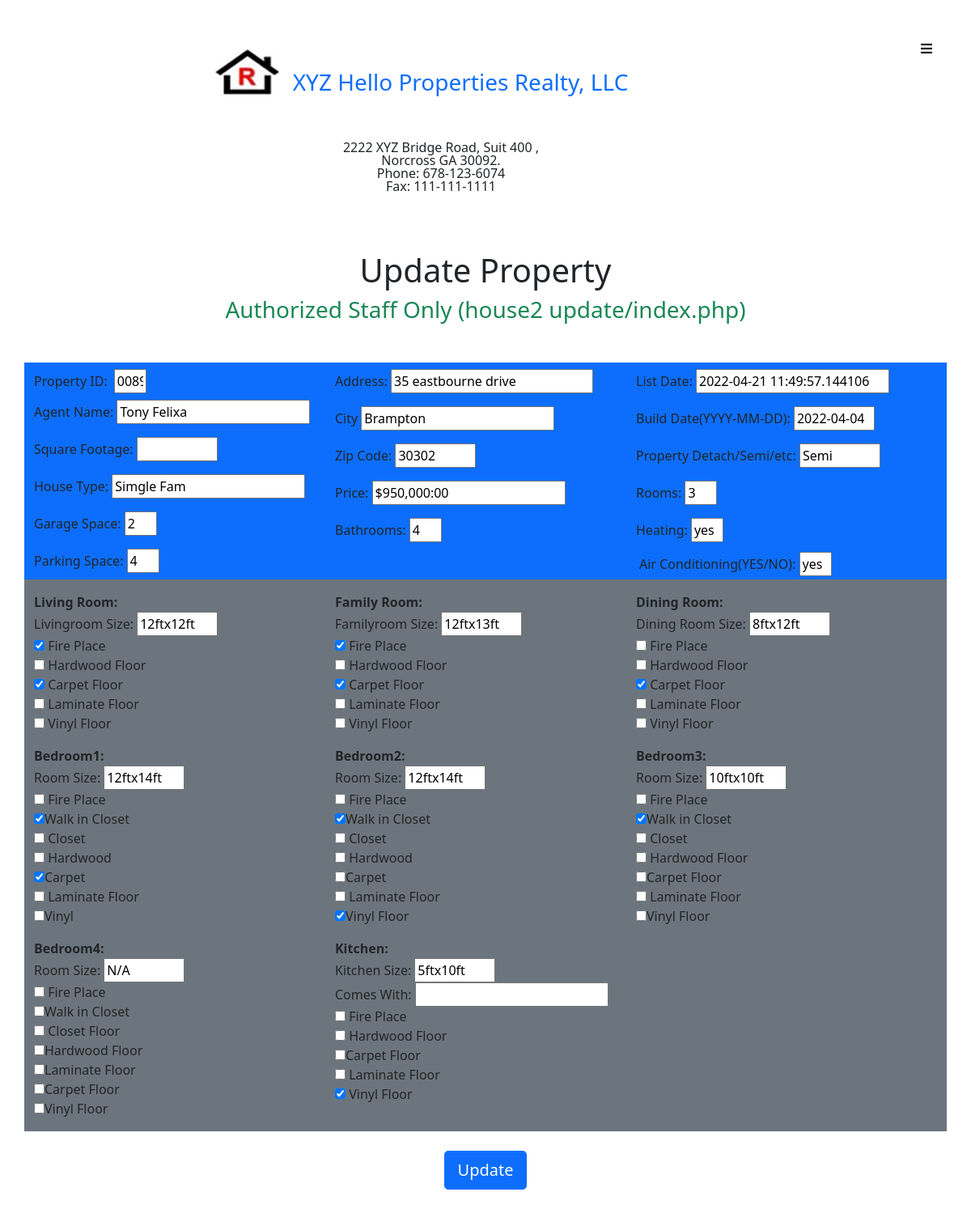
The app's page /update/index.php?uploadId=0089 with its own data.
### tables this page shows
CREATE TABLE `house2` (
  `propId` int(4) UNSIGNED ZEROFILL NOT NULL,
  `img_name` varchar(1000) DEFAULT NULL,
  `agent_name` varchar(100) NOT NULL,
  `propAddr` varchar(255) NOT NULL,
  `city` varchar(20) NOT NULL,
  `zipCode` varchar(10) NOT NULL,
  `price` varchar(16) NOT NULL,
  `listDate` datetime(6) NOT NULL DEFAULT current_timestamp(6),
  `builtDate` varchar(16) NOT NULL,
  `propCategory` varchar(20) NOT NULL,
  `propType` varchar(10) NOT NULL,
  `rooms` int(2) NOT NULL,
  `sqftAge` varchar(10) NOT NULL,
  `heating` varchar(10) NOT NULL,
  `aircon` varchar(3) NOT NULL,
  `bathroomQty` int(3) NOT NULL,
  `garagespace` int(2) NOT NULL,
  `parkingspace` int(2) NOT NULL,
  `famRm` varchar(50) DEFAULT NULL,
  `livRm` varchar(50) DEFAULT NULL,
  `dinRm` varchar(50) DEFAULT NULL,
  `dbRm1` varchar(50) DEFAULT NULL,
  `dbRm2` varchar(50) DEFAULT NULL,
  `dbRm3` varchar(50) DEFAULT NULL,
  `dbRm4` varchar(50) DEFAULT NULL,
  `kitRm` varchar(50) DEFAULT NULL
);

### update/updateApp.php (called while the page is built, shortened)
<?php
$id = $_GET['uploadId'];
$sql = "select * from house2 where propId=$id";
$stmt = $conn->prepare($sql);
$stmt->execute();
$oneRow = $stmt->fetch(PDO::FETCH_OBJ);
$kitchenData = $oneRow->kitRm;
$livData = $oneRow->livRm;
$famData = $oneRow->famRm;
$dinData = $oneRow->dinRm;
$bd_rm1Data = $oneRow->dbRm1;
$bd_rm2Data = $oneRow->dbRm2;
$bd_rm3Data = $oneRow->dbRm3;
$bd_rm4Data = $oneRow->dbRm4;
$kit_rm = explode(', ', $kitchenData);
$liv_rm = explode(', ', $livData);
$fam_rm = explode(', ', $famData);
$din_rm = explode(', ', $dinData);
$bd_rm1 = explode(', ', $bd_rm1Data);
$bd_rm2 = explode(', ', $bd_rm2Data);
$bd_rm3 = explode(', ', $bd_rm3Data);
$bd_rm4 = explode(', ', $bd_rm4Data);
?>

### update/index.php (the view, shortened to what this page needs)
<?php
include_once '../db.conn.php';
include_once '../include/header.php';
include './updateApp.php';
?>
<div class="title-div text-center my-5">
  <h1>Update Property</h1>
  <h3 class="text-success">Authorized Staff Only (house2 update/index.php)</h3>
  </div>
  <form  action="" method="POST">
  <div class="page1-wrapper d-flex flew-row">
  <section id="property-details" class="container flex-wrap d-flex bg-primary w-100">
   <div class= " col-sm-4 d-flex flex-column" >
   <label class="my-1 mt-2" for="prop-id">Property ID:
          <input class="mx-1 num"  value="<?= $id ?>" type="text" id="prop-id" name="prop_id"></label>
   <label class="mb-1" for="agent_name">Agent Name:
   <input class="my-1 clas-md"  value="<?= $oneRow->agent_name; ?>" id="name" type="text" name="agent_name"></label>
   <label class="my-1" for="Sqft">Square Footage:
    <input class="my-1 room-size" value="<?= $oneRow->sqftAge; ?>" type="text" id="sqft" name="sqft"></label>
    <label class="my-1" for="">House Type:
    <input class="my-1"  value="<?= $oneRow->propType; ?>" type="text" id="house_type" name="house_type"></label>
    <label class="my-1" for="garagespace">Garage Space:
    <input class="my-1 num" value="<?= $oneRow->garagespace; ?>" class="sm-input box1" type="text" id="garagespace" name="garagespace" ></label>
    <label class="my-1" for="parkingspace">Parking Space:
    <input class="my-1 num" value="<?= $oneRow->parkingspace; ?>" class="sm-input box1" type="text" id="parkingspace" name="parkingspace" ></label>
    </div>
   <div class="col-sm-4 d-flex flex-column">
   <label class="my-1" for="address">Address:
   <input  class="my-1 big-w"  value="<?= $oneRow->propAddr; ?>" id="propAddr" type="text" name="propAddr"></label>
   <label class="my-1" for="city">City
   <input  class="my-1" value="<?= $oneRow->city; ?>" id="city" type="text" name="city"></label>
    <label class="my-1 col-xs-2" for="zipcode">Zip Code:
    <input class="my-1 room-size"  value="<?= $oneRow->zipCode; ?>" type="text" pattern="\d{5}(?:-\d{4})?|[a-zA-Z]\d[a-zA-Z] ?\d[a-zA-Z]\d" id="zipcode"
            name="zipcode" /></label>
    <label class="my-1" for="price">Price:
    <input class="my-1" value="<?= $oneRow->price; ?>" type="text" id="price" name="price"> </label>
    <label class="my-1" for="bathroom-qty">Bathrooms:
    <input class="my-1 num"
    value="<?= $oneRow->bathroomQty; ?>" class="sm-input box1" type="text" id="bathroom-qty" name="bathroom_qty"></label>
    </div>
    <div class="col-sm-4 d-flex flex-column">
    <label class="my-1" for="listtime">List Date:
    <input class="my-1" value="<?= $oneRow->listDate; ?>"  id="listtime" name="listtime" value="" ></label>
    <label class="my-1" for="builddate">Build Date(YYYY-MM-DD):
    <input class="my-1 room-size" value="<?= $oneRow->builtDate; ?>" id="bulddate" name="builddate" ></label>
    <label class="my-1" for="propertytype">Property Detach/Semi/etc:
    <input class="my-1 room-size"  value="<?= $oneRow->propCategory; ?>" type="text" id="propertytype" name="propertytype"></label>
    <label class="my-1" for="rooms">Rooms:
    <input class="my-1 num" value="<?= $oneRow->rooms; ?>" type="text" id="rooms" name="rooms"></label>
    <label class="my-1" class="label-bold box1" for="heating">Heating:
    <input class="my-1 num" value="<?= $oneRow->heating; ?>" type="text" id="heating" name="heating"></label>
    <label class="mx-1" class="label-bold" for="aircon"> Air Conditioning(YES/NO):
    <input class="my-1 num" value="<?= $oneRow->aircon; ?>" type="text" id="aircon" name="aircon"></label>
    </div>
    </div>
<section class="bedrooms container bg-secondary py-3">
  <div class="d-flex flew-row flex-wrap">
<div class="livingroom rooms d-flex flex-column col-4 form-switch-lg" id="liv_rm">
              <label class="fw-bold"> Living Room:</label>
              <label for="livingsize">Livingroom Size:
              <input class="room-size" type="text" id="livingsize" name="liv_rm[0]" value="<?php echo $liv_rm[0]; ?>"> </label>
              <label for="fireplace-lrm"> <input value="fire Place" <?php if(in_array("fire Place",$liv_rm)) echo "checked";?> type="checkbox" id="fireplace_lrm" name="liv_rm[]" value="Fire Place">
               Fire Place</label>
               <label for="hardwood-lrm"><input type="checkbox" id="hardwood-lrm" name="liv_rm[]" value="Hardwood" <?php if(in_array("Hardwood",$liv_rm)) echo "checked";?>>
              Hardwood Floor</label>
              <label for="carpet-lrm"><input type="checkbox" id="carpet-lrm" name="liv_rm[]" value="Carpet" <?php if(in_array("Carpet",$liv_rm)) echo "checked";?>>
             Carpet Floor</label>
             <label for="laminate-lrm"><input type="checkbox" id="laminate-lrm" name="liv_rm[]" value="Laminate" <?php if(in_array("Laminate",$liv_rm)) echo "checked";?>>
             Laminate Floor</label>
             <label for="vinyl-lrm"><input type="checkbox" id="vinyl-lrm" name="liv_rm[]" value="Vinyl" <?php if(in_array("Vinyl",$liv_rm)) echo "checked";?>>
             Vinyl Floor</label>
            </div>
<div class="familyroom rooms d-flex flex-column col-4" id="fam-rm">
            <label class="fw-bold">Family Room:</label>
            <label for="familysize">Familyroom Size:
            <input class="room-size" type="text" id="familysize" name="fam_rm[0]" value="<?php echo $fam_rm[0]; ?>"></label>
            <label for="fireplace-lrm"><input value="fire Place"  <?php if(in_array("fire Place",$fam_rm)) echo "checked";?> type="checkbox" id="fireplace_lrm" name="fam_rm[]" value="Fire Place">
              Fire Place</label>
              <label for="hardwood-lrm"><input type="checkbox" id="hardwood-lrm" name="fam_rm[]" value="Hardwood" <?php if(in_array("Hardwood",$fam_rm)) echo "checked";?>>
              Hardwood Floor</label>
              <label for="carpet-lrm"><input type="checkbox" id="carpet-lrm" name="fam_rm[]" value="Carpet" <?php if(in_array("Carpet",$fam_rm)) echo "checked";?>>
               Carpet Floor</label>
              <label for="laminate-lrm"><input type="checkbox" id="laminate-lrm" name="fam_rm[]" value="Laminate" <?php if(in_array("Laminate",$fam_rm)) echo "checked";?>>
              Laminate Floor</label>
              <label for="vinyl-lrm"><input type="checkbox" name="fam_rm[]" value="Vinyl" <?php if(in_array("Vinyl",$fam_rm)) echo "checked";?>>
              Vinyl Floor</label>
          </div>
<div class="diningroom rooms d-flex flex-column col-4" id="din-rm">
            <label class="fw-bold">Dining Room: </label>
            <label for="diningsize">Dining Room Size:
            <input class="room-size" type="text" name="din_rm[0]" value="<?php echo $din_rm[0]; ?>" ></label>
            <label for="fireplace-lrm"><input value="fire Place"  <?php if(in_array("fire Place",$din_rm)) echo "checked";?> type="checkbox" name="din_rm[]" value="Fire Place">
              Fire Place</label>
              <label for="hardwood-lrm"><input type="checkbox" name="din_rm[]" value="Hardwood" <?php if(in_array("Hardwood",$din_rm)) echo "checked";?>>
             Hardwood Floor</label>
             <label for="carpet-lrm"><input type="checkbox"  name="din_rm[]" value="Carpet" <?php if(in_array("Carpet",$din_rm)) echo "checked";?>>
              Carpet Floor</label>
              <label for="laminate-lrm"><input type="checkbox" name="din_rm[]" value="Laminate" <?php if(in_array("Laminate",$din_rm)) echo "checked";?>>
              Laminate Floor</label>
              <label for="vinyl-lrm"><input type="checkbox" name="din_rm[]" value="Vinyl" <?php if(in_array("Vinyl",$din_rm)) echo "checked";?>>
              Vinyl Floor</label>
            </div>
    <div class="bedrm1 d-flex flex-column col-4 mt-3">
   <label class="fw-bold">Bedroom1:</label>
   <label for="roomsize-rm1">Room Size:
    <input class="room-size" type="text" id="roomsize-rm1" name="bd_rm1[0]" value="<?php echo $bd_rm1[0]; ?>"> </label>
    <label for=""><input type="checkbox" name="bd_rm1[]" value="fire Place"  <?php if(in_array("fire Place",$bd_rm1)) echo "checked";?> > Fire Place</label>
    <label for=""><input type="checkbox" name="bd_rm1[]" value="Walk in Closet" <?php if(in_array("Walk in Closet",$bd_rm1)) echo "checked";?>>Walk in Closet</label>
    <label for=""><input type="checkbox" name= "bd_rm1[]" value="Closet" <?php if(in_array("Closet",$bd_rm1)) echo "checked";?>> Closet</label>
    <label for=""><input  type="checkbox" name="bd_rm1[]" value="Hardwood" <?php if(in_array("Hardwood",$bd_rm1)) echo "checked";?>> Hardwood</label>
    <label for=""><input type="checkbox"  name="bd_rm1[]" value="Carpet" <?php if(in_array("Carpet",$bd_rm1)) echo "checked";?>>Carpet</label>
    <label for="laminate-lrm"><input type="checkbox" name="bd_rm1[]" value="Laminate" <?php if(in_array("Laminate",$bd_rm1)) echo "checked";?>> Laminate Floor</label>
    <label for=""><input type="checkbox"  name="bd_rm1[]" value="Vinyl" <?php if(in_array("Vinyl",$bd_rm1)) echo "checked";?>>Vinyl</label>
   </div>
<div class="bedrm2 d-flex flex-column col-4 mt-3">
   <label class="fw-bold">Bedroom2:</label>
   <label for="roomsize-rm2">Room Size:
    <input class="room-size" type="text" id="roomsize-rm2" name="bd_rm2[0]" value="<?php echo $bd_rm2[0]; ?>"></label>
    <label for=""><input type="checkbox" name="bd_rm2[]" value="fire Place" <?php if(in_array("fire Place",$bd_rm2)) echo "checked";?>> Fire Place</label>
    <label for=""><input type="checkbox" name="bd_rm2[]" value="Walk in Closet" <?php if(in_array("Walk in Closet",$bd_rm2)) echo "checked";?>>Walk in Closet</label>
    <label for=""><input type="checkbox" name="bd_rm2[]" value="Closet" <?php if(in_array("Closet",$bd_rm2)) echo "checked";?>> Closet</label>
    <label for=""><input type="checkbox" name="bd_rm2[]" value="Hardwood" <?php if(in_array("Hardwood",$bd_rm2)) echo "checked";?>> Hardwood</label>
    <label for=""><input type="checkbox"  name="bd_rm2[]" value="Carpet" <?php if(in_array("Carpet",$bd_rm2)) echo "checked";?>>Carpet</label>
    <label for="laminate-lrm"> <input type="checkbox" id="laminate-lrm" name="bd_rm2[]" value="Laminate" <?php if(in_array("Laminate",$bd_rm2)) echo "checked";?>> Laminate Floor</label>
    <label for=""><input type="checkbox"  name="bd_rm2[]" value="Vinyl" <?php if(in_array("Vinyl",$bd_rm2)) echo "checked";?>>Vinyl Floor</label>
   </div>
<div class="bedrm3 d-flex flex-column col-4 mt-3">
   <label class="fw-bold">Bedroom3:</label>
   <label for="roomsize-rm3">Room Size:
    <input class="room-size" type="text" id="roomsize-rm3" name="bd_rm3[0]" value="<?php echo $bd_rm3[0]; ?>"></label>
    <label for=""><input type="checkbox" name="bd_rm3[]" value="fire Place" <?php if(in_array("fire Place",$bd_rm3)) echo "checked";?>> Fire Place</label>
    <label for=""><input type="checkbox" name="bd_rm3[]" value="Walk in Closet" <?php if(in_array("Walk in Closet",$bd_rm3)) echo "checked";?>>Walk in Closet</label>
    <label for=""><input type="checkbox" name="bd_rm3[]" value="Closet" <?php if(in_array("Closet",$bd_rm3)) echo "checked";?>> Closet</label>
    <label for=""><input type="checkbox" name="bd_rm3[]" value="Hardwood" <?php if(in_array("Hardwood",$bd_rm3)) echo "checked";?>> Hardwood Floor</label>
   <label for=""><input type="checkbox"  name="bd_rm3[]" value="Carpet" <?php if(in_array("Carpet",$bd_rm3)) echo "checked";?>>Carpet Floor</label>
   <label for="laminate-lrm"><input type="checkbox" id="laminate-lrm" name="bd_rm3[]" value="Laminate" <?php if(in_array("Laminate",$bd_rm3)) echo "checked";?>>
   Laminate Floor</label>
   <label for=""><input type="checkbox"  name="bd_rm3[]" value="Vinyl" <?php if(in_array("Vinyl",$bd_rm3)) echo "checked";?>>Vinyl Floor</label>
   </div>
   <div class="bedrm4 d-flex flex-column col-4 mt-3">
   <label class="fw-bold">Bedroom4:</label>
   <label for="roomsize-rm4">Room Size:
    <input class="room-size" type="text" id="roomsize-rm4" name="bd_rm4[0]" value="<?php echo $bd_rm4[0]; ?>"></label>
    <label for=""><input type="checkbox" name="bd_rm4[]" value="fire Place" <?php if(in_array("fire Place",$bd_rm4)) echo "checked";?>> Fire Place</label>
    <label for=""><input type="checkbox" name="bd_rm4[]" value="Walk in Closet" <?php if(in_array("Walk in Closet",$bd_rm4)) echo "checked";?>>Walk in Closet</label>
    <label for=""><input type="checkbox" name="bd_rm4[]" value="Closet" <?php if(in_array("Closet",$bd_rm4)) echo "checked";?>> Closet Floor</label>
    <label for=""><input type="checkbox" name="bd_rm4[]" value="Hardwood" <?php if(in_array("Hardwood",$bd_rm4)) echo "checked";?>>Hardwood Floor</label>
    <label for="laminate-lrm"><input type="checkbox" id="laminate-lrm" name="bd_rm4[]" value="Laminate" <?php if(in_array("Laminate",$bd_rm4)) echo "checked";?>>Laminate Floor</label>
    <label for=""><input type="checkbox"  name="bd_rm4[]" value="Carpet" <?php if(in_array("Carpet",$bd_rm4)) echo "checked";?>>Carpet Floor</label>
    <label for=""><input type="checkbox"  name="bd_rm4[]" value="Vinyl" <?php if(in_array("Vinyl",$bd_rm4)) echo "checked";?>>Vinyl Floor</label>
   </div>
        <div class="kitchen rooms d-flex flex-column col-4 mt-3" id="kit-rm">
            <label class="fw-bold">Kitchen:</label>
            <label for="kitchensize">Kitchen Size:
            <input class="room-size" type="text" id="kitchensize" name="kit_rm[0]" value="<?php echo $kit_rm[0]; ?>" ></label>
            <label for="kitchen-appl">Comes With:
            <input type="text" id="kitchen-appl" name="kit_rm[]"></label>
            <label for="fireplace-lrm"><input value="fire Place"  <?php if(in_array("fire Place",$kit_rm)) echo "checked";?> type="checkbox" id="fireplace_lrm" name="kit_rm[]" value="Fire Place">
             Fire Place</label>
             <label for="hardwood-lrm"><input type="checkbox" id="hardwood-lrm" name="kit_rm[]" value="Hardwood" <?php if(in_array("Hardwood",$kit_rm)) echo "checked";?>>             Hardwood Floor</label>
             <label for="carpet-lrm"><input type="checkbox" id="carpet-lrm" name="kit_rm[]" value="Carpet" <?php if(in_array("Carpet",$kit_rm)) echo "checked";?>>Carpet Floor</label>
             <label for="laminate-lrm"><input type="checkbox" id="laminate-lrm" name="kit_rm[]" value="Laminate" <?php if(in_array("Laminate",$kit_rm)) echo "checked";?>>
            Laminate Floor</label>
            <label for="vinyl-lrm"><input type="checkbox" id="vinyl-lrm" name="kit_rm[]" value="Vinyl" <?php if(in_array("Vinyl",$kit_rm)) echo "checked";?>>
              Vinyl Floor</label>
          </div>
 </section>
 <div class="col text-center">
<button class="btn btn-lg btn-primary my-4" type="submit" name="update3">Update</button>
</div>
  </form>
<?php
include '../include/footer.php';
?>

### update/index.php (style rules this page uses)
.num { width: 40px; }
.room-size { width: 100px; }
.big-w { width: 250px; }

### records on screen
house2: agent_name "Tony Felixa", house_type "Simgle Fam", garagespace "2", parkingspace "4", propAddr "35 eastbourne drive", city "Brampton", zipcode "30302", price "$950,000:00", bathroom_qty "4", listtime "2022-04-21 11:49:57.144106", builddate "2022-04-04", propertytype "Semi", rooms "3", heating "yes", aircon "yes", livRm "12ftx12ft", livRm "☑", famRm "12ftx13ft", famRm "☑", dinRm "8ftx12ft", dinRm "☑", dbRm1 "12ftx14ft", dbRm1 "☑", dbRm2 "12ftx14ft", dbRm2 "☑", dbRm3 "10ftx10ft", dbRm3 "☑", dbRm4 "N/A", kitRm "5ftx10ft", kitRm "☑"
